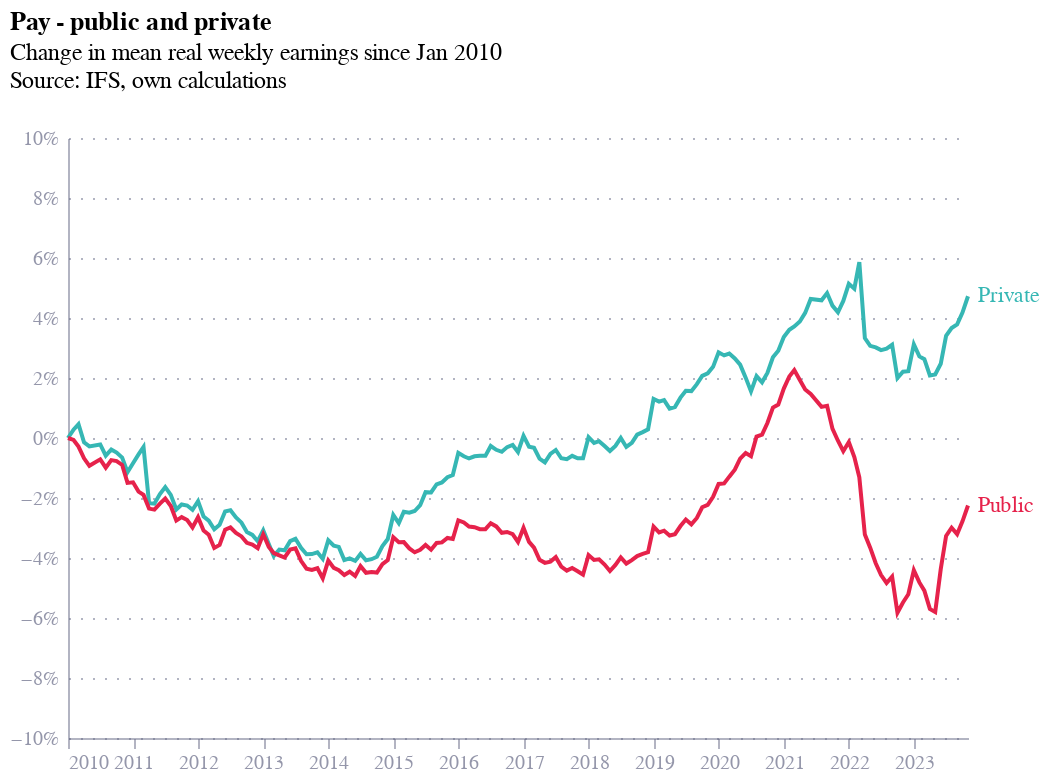

Notebook source saved alongside this figure:
### Code cell
df = pd.read_csv("ifs_pub_priv.csv")
df['date'] = pd.to_datetime(df['monthyear'], format='%b %Y')
df = df[['date', 'Private', 'Public']]
df = df.query('date >= "2010-01-01"')
start = df.iloc[0]
df['Private'] = df['Private'] / start['Private']
df['Public'] = df['Public'] / start['Public']
df = df.melt('date', var_name='series', value_name='value')
df['value'] = df['value']-1

df['label'] = np.where(df['date'] == '2023-11-01', df['series'], '')


base = alt.Chart(df).encode(
    x=alt.X('date:T', axis=alt.Axis(title='')),
    y=alt.Y('value:Q', axis=alt.Axis(title='', format="%"), scale=alt.Scale(domain=[-0.1, 0.1])),
    color=alt.Color('series:N', legend=None),
)

labels = base.mark_text(align='left', dx=5, dy=0).encode(
    text='label:N'
)

line = base.mark_line()

chart = line + labels

chart = chart.properties(
    width=450,
    height=300,
    title=alt.TitleParams(
        'Pay - public and private',
        subtitle=["Change in mean real weekly earnings since Jan 2010", "Source: IFS, own calculations", ""],
        anchor='start',
        #fontSize=18,
        #subtitleFontSize=14
    )
)

chart.save("pub_priv.json")
chart.save("pub_priv.png", scale_factor=3)
chart

### Figure 1 — Vega-Lite specification as saved in the notebook (floating-point values rounded to 4 significant figures; data arrays with more than 128 entries replaced by an {"elided": "..."} marker saying what was removed)
{"config": {"font": "Circular Std", "mark": {"line": {"interpolate": "monotone"}}, "view": {"stroke": "transparent", "width": 400, "height": 300}, "range": {"category": ["#36B7B4", "#E6224B", "#F4C245", "#0063AF", "#00A767", "#179FDB", "#EB5C2E"], "diverging": ["#E6224B", "#E54753", "#C9C9C9", "#179FDB", "#122B39"], "heatmap": ["#C9C9C9", "#179FDB", "#0063AF", "#122B39"], "ordinal": ["#00A767", "#36B7B4", "#179FDB", "#0063AF", "#243B5A"]}, "axisX": {"domainColor": "#676A86", "domainOpacity": 0.5, "grid": false, "labelAngle": 0, "labelColor": "#676A86", "labelOpacity": 0.7, "orient": "bottom", "tickColor": "#676A86", "tickCount": 10, "tickOpacity": 0.5, "title": false, "titleAlign": "center", "titleAnchor": "middle", "titleColor": "#676A86", "titleFontSize": 12, "titleOpacity": 0.8, "titleY": -15}, "axisY": {"domainColor": "#676A86", "domainOpacity": 0.5, "gridColor": "#676A86", "gridDash": [1, 5], "gridOpacity": 0.5, "labelColor": "#676A86", "labelOpacity": 0.7, "labelPadding": 5, "tickColor": "#676A86", "tickCount": 8, "tickOpacity": 0.5, "ticks": false, "titleAlign": "left", "titleAngle": 0, "titleBaseline": "bottom", "titleColor": "#676A86", "titleFontSize": 12, "titleOpacity": 0.8, "titleX": 0, "titleY": -7}}, "layer": [{"mark": {"type": "line"}, "encoding": {"color": {"field": "series", "legend": null, "type": "nominal"}, "x": {"axis": {"title": ""}, "field": "date", "type": "temporal"}, "y": {"axis": {"format": "%", "title": ""}, "field": "value", "scale": {"domain": [-0.1, 0.1]}, "type": "quantitative"}}}, {"mark": {"type": "text", "align": "left", "dx": 5, "dy": 0}, "encoding": {"color": {"field": "series", "legend": null, "type": "nominal"}, "text": {"field": "label", "type": "nominal"}, "x": {"axis": {"title": ""}, "field": "date", "type": "temporal"}, "y": {"axis": {"format": "%", "title": ""}, "field": "value", "scale": {"domain": [-0.1, 0.1]}, "type": "quantitative"}}}], "data": {"name": "data-1a1761ce8fdadcdeeded6486b9544a60"}, "height": 300, "title": {"text": "Pay - public and private", "anchor": "start", "subtitle": ["Change in mean real weekly earnings since Jan 2010", "Source: IFS, own calculations", ""]}, "width": 450, "$schema": "https://vega.github.io/schema/vega-lite/v5.8.0.json", "datasets": {"data-1a1761ce8fdadcdeeded6486b9544a60": {"elided": "330 records"}}}
